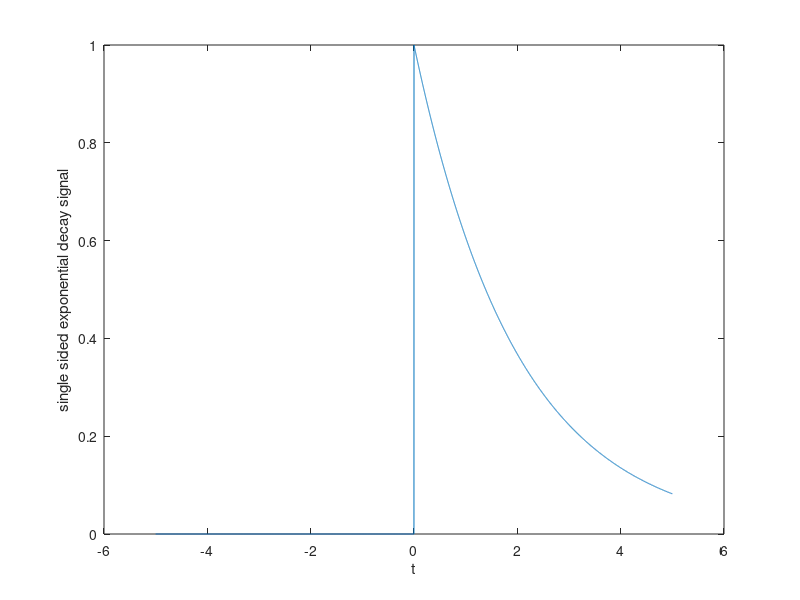

The MATLAB script that drew this image:
clc
clear all
close all
a=0.5;
stepsize_t=0.001;
t = -5 : 0.001 : 5;
len_t = length(t);
for ii = 1:1:len_t
    
    if(t(ii)<0) %can shift graph from this
        v_t(ii)=0;
    else
        v_t(ii)=exp(-a*t(ii));
    end
end
plot(t,v_t)
xlabel("t")
ylabel("single sided exponential decay signal")